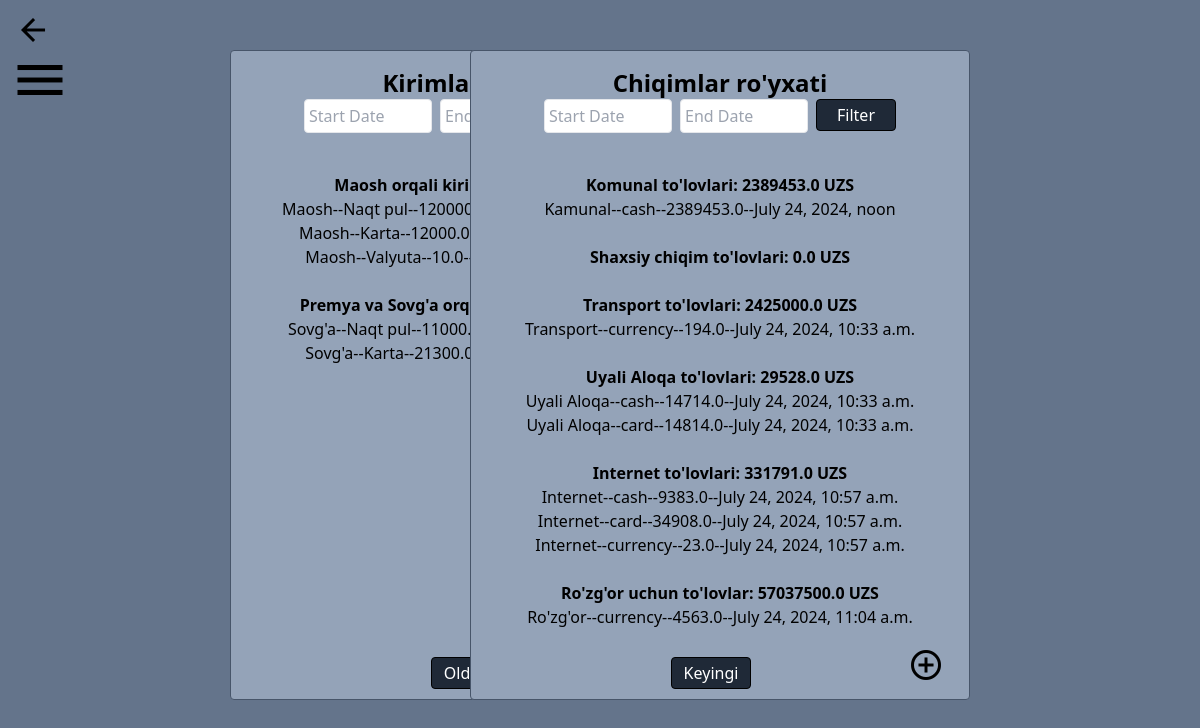
Screenshot of /income-outcome/?income_page=2 (signed in) with the database file from the repository.
### main/models.py (models this page shows, shortened)
class Income(models.Model):
    INCOME_TYPE = (
        ('salary', 'MAOSH'),
        ('gift', "SOVG'A"),
    )
    PAYMENT_TYPE = (
        ('cash', 'CASH'),
        ('card', 'CARD'),
        ('currency', 'CURRENCY')
    )
    income_type = models.CharField(choices=INCOME_TYPE, max_length=10)
    payment_type = models.CharField(choices=PAYMENT_TYPE, max_length=10)
    receiver_id = models.ForeignKey(User, on_delete=models.CASCADE)
    amount = models.FloatField()
    created_at = models.DateTimeField()
    comment = models.TextField(blank=True, null=True)
    class Meta:
        db_table = 'incomes'

class Outcome(models.Model):
    OUTCOME_TYPE = (
        ('komunal', 'KOMUNAL'),
        ('shaxsiy', 'SHAXSIY'),
        ('transport', 'TRANSPORT'),
        ('uyali aloqa', 'UYALI ALOQA'),
        ('internet', 'INTERNET'),
        ("ro'zg'or", "RO'ZG'OR")
    )
    PAYMENT_TYPE = (
       ('cash', 'CASH'),
       ('card', 'CARD'),
       ('currency', 'CURRENCY')
    )
    outcome_type = models.CharField(choices=OUTCOME_TYPE, max_length=15)
    payment_type = models.CharField(choices=PAYMENT_TYPE, max_length=10)
    sender_id = models.ForeignKey(User, on_delete=models.CASCADE)
    amount = models.FloatField()
    created_at = models.DateTimeField()
    comment = models.TextField(blank=True, null=True)
    class Meta:
        db_table = 'outcomes'

### main/views.py (the view, shortened to what this page needs)
# urls.py: path('income-outcome/', views.get_income_outcome_list, name='income-outcome'),
def get_income_outcome_list(request):
    context = {
        'all_salary': 0.0,
        'salary_cash': [],
        'salary_card': [],
        'salary_currency': [],
        'all_gift': 0.0,
        'gift_cash': [],
        'gift_card': [],
        'gift_currency': [],
        'all_kamunal': 0.0,
        'kamunal_cash': [],
        'kamunal_card': [],
        'kamunal_currency': [],
        'all_shaxsiy': 0.0,
        'shaxsiy_cash': [],
        'shaxsiy_card': [],
        'shaxsiy_currency': [],
        'all_transport': 0.0,
        'transport_cash': [],
        'transport_card': [],
        'transport_currency': [],
        'all_uyali_aloqa': 0.0,
        'uyali_aloqa_cash': [],
        'uyali_aloqa_card': [],
        'uyali_aloqa_currency': [],
        'all_internet': 0.0,
        'internet_cash': [],
        'internet_card': [],
        'internet_currency': [],
        'all_ruzgor': 0.0,
        "ruzgor_cash": [],
        "ruzgor_card": [],
        "ruzgor_currency": [],
    }
    try:
        incomes = Income.objects.filter(receiver_id=request.user.pk).order_by('-created_at')
    except Income.DoesNotExist:
        incomes = None
    try:
        outcomes = Outcome.objects.filter(sender_id=request.user.pk).order_by('-created_at')
    except Outcome.DoesNotExist:
        outcomes = None
    start_date_income = request.GET.get('start_date_income')
    end_date_income = request.GET.get('end_date_income')
    start_date_outcome = request.GET.get('start_date_outcome')
    end_date_outcome = request.GET.get('end_date_outcome')
    income_page = request.GET.get('income_page', 1)
    income_paginator = Paginator(incomes, 15)
    try:
        incomes = income_paginator.page(income_page)
    except PageNotAnInteger:
        incomes = income_paginator.page(1)
    except EmptyPage:
        incomes = income_paginator.page(income_paginator.num_pages)
    outcome_page = request.GET.get('outcome_page', 1)
    outcome_paginator = Paginator(outcomes, 8)
    try:
        outcomes = outcome_paginator.page(outcome_page)
    except PageNotAnInteger:
        outcomes = outcome_paginator.page(1)
    except EmptyPage:
        outcomes = outcome_paginator.page(outcome_paginator.num_pages)
    if incomes is not None:
        for income in incomes:
            if income.income_type == 'salary':
                context['all_salary'] += income.amount * (12.5 * 1000) if income.payment_type == 'currency' else income.amount
                income.income_type = 'Maosh'
                if income.payment_type == 'cash':
                    income.payment_type = 'Naqt pul'
                    context['salary_cash'].append(income)
                elif income.payment_type == 'card':
                    income.payment_type = 'Karta'
                    context['salary_card'].append(income)
                elif income.payment_type == 'currency':
                    income.payment_type = 'Valyuta'
                    context['salary_currency'].append(income)
            if income.income_type == 'gift':    # Sovg'a
                context['all_gift'] += income.amount * (12.5 * 1000) if income.payment_type == 'currency' else income.amount
                income.income_type = "Sovg'a"
                if income.payment_type == 'cash':
                    income.payment_type = 'Naqt pul'
                    context['gift_cash'].append(income)
                elif income.payment_type == 'card':
                    income.payment_type = 'Karta'
                    context['gift_card'].append(income)
                elif income.payment_type == 'currency':
                    income.payment_type = 'Valyuta'
                    context['gift_currency'].append(income)
    if outcomes is not None:
        for outcome in outcomes:
            if outcome.outcome_type == 'komunal':   # Kamunal
                context['all_kamunal'] += outcome.amount * (12.5 * 1000) if outcome.payment_type == 'currency' else outcome.amount
                outcome.outcome_type = 'Kamunal'
                if outcome.payment_type == 'cash':
                    context['kamunal_cash'].append(outcome)
                elif outcome.payment_type == 'card':
                    context['kamunal_card'].append(outcome)
                elif outcome.payment_type == 'currency':
                    context['kamunal_currency'].append(outcome)
            if outcome.outcome_type == 'transport':   # Transport
                context['all_transport'] += outcome.amount * (12.5 * 1000) if outcome.payment_type == 'currency' else outcome.amount
                outcome.outcome_type = 'Transport'
                if outcome.payment_type == 'cash':
                    context['transport_cash'].append(outcome)
                elif outcome.payment_type == 'card':
                    context['transport_card'].append(outcome)
                elif outcome.payment_type == 'currency':
                    context['transport_currency'].append(outcome)
            if outcome.outcome_type == 'uyali aloqa':   # Uyali Aloqa
                context['all_uyali_aloqa'] += outcome.amount * (12.5 * 1000) if outcome.payment_type == 'currency' else outcome.amount
                outcome.outcome_type = 'Uyali Aloqa'
                if outcome.payment_type == 'cash':
                    context['uyali_aloqa_cash'].append(outcome)
                elif outcome.payment_type == 'card':
                    context['uyali_aloqa_card'].append(outcome)
                elif outcome.payment_type == 'currency':
                    context['uyali_aloqa_currency'].append(outcome)
            if outcome.outcome_type == 'internet':   # Internet
                context['all_internet'] += outcome.amount * (12.5 * 1000) if outcome.payment_type == 'currency' else outcome.amount
                outcome.outcome_type = 'Internet'
                if outcome.payment_type == 'cash':
                    context['internet_cash'].append(outcome)
                elif outcome.payment_type == 'card':
                    context['internet_card'].append(outcome)
                elif outcome.payment_type == 'currency':
                    context['internet_currency'].append(outcome)
            if outcome.outcome_type == "ro'zg'or":   # Ro'zg'or
                context['all_ruzgor'] += outcome.amount * (12.5 * 1000) if outcome.payment_type == 'currency' else outcome.amount
                outcome.outcome_type = "Ro'zg'or"
                if outcome.payment_type == 'cash':
                    context['ruzgor_cash'].append(outcome)
                elif outcome.payment_type == 'card':
                    context['ruzgor_card'].append(outcome)
                elif outcome.payment_type == 'currency':
                    context['ruzgor_currency'].append(outcome)
    context['incomes'] = incomes
    context['outcomes'] = outcomes
    return render(request, 'main/income_outcome.html', context=context)

### main/templates/main/income_outcome.html (shortened to what this page needs)
<!DOCTYPE html>
<html lang="en">
<head>
    <script src="https://cdn.tailwindcss.com"></script>
    <link rel="stylesheet" href="https://cdn.jsdelivr.net/npm/flatpickr/dist/flatpickr.min.css">
</head>
<body class="bg-slate-500">
    <header>
        <div>
            <a href="{% url 'get-home' %}" class="absolute top-[10px] left-[15px]">
                <span class="material-icons text-4xl">arrow_back</span>
            </a>
            <a href="{% url 'get-settings' %}" class="absolute top-[50px] left-[10px] p-0">
                <span class="material-icons text-6xl">menu</span>
            </a>
        </div>
    </header>
    <div class="absolute rounded border border-slate-600 top-[50px] left-[230px] w-[500px] h-[650px] bg-slate-400 p-4">
        <h1 class="font-bold text-2xl text-center">Kirimlar ro'yxati</h1>
        <form method="get" class="text-center mb-4 flex justify-center space-x-2">
            <input type="text" id="start_date_income" name="start_date_income" class="rounded border p-1 w-32" placeholder="Start Date">
            <button type="submit" class="rounded border w-20 h-8 border-black text-white bg-gray-800 hover:text-black hover:bg-white transition">Filter</button>
        </form><br>
        <h1 class="text-center font-bold">Maosh orqali kirirmlar: {{ all_salary }} UZS</h1>
        {% for cash in salary_cash %}
            <a href="{% url 'income-detail' cash.pk %}" class="block hover:text-white transition">
                <h1 class="text-s text-center">{{ cash.income_type }}--{{ cash.payment_type }}--{{ cash.amount }}--{{ cash.created_at }}</h1>
            </a>
        {% endfor %}
        {% for card in salary_card %}
            <a href="{% url 'income-detail' card.pk %}" class="block hover:text-white transition">
                <h1 class="text-s text-center">{{ card.income_type }}--{{ card.payment_type }}--{{ card.amount }}--{{ card.created_at }}</h1>
            </a>
        {% endfor %}
        {% for currency in salary_currency %}
            <a href="{% url 'income-detail' currency.pk %}" class="block hover:text-white transition">
                <h1 class="text-s text-center">{{ currency.income_type }}--{{ currency.payment_type }}--{{ currency.amount }}--{{ currency.created_at }}</h1>
            </a>
        {% endfor %}<br>
        <h1 class="text-center font-bold">Premya va Sovg'a orqali kirimlar: {{ all_gift }} UZS</h1>
        {% for cash in gift_cash %}
            <a href="{% url 'income-detail' cash.pk %}" class="block hover:text-white transition">
                <h1 class="text-s text-center">{{ cash.income_type }}--{{ cash.payment_type }}--{{ cash.amount }}--{{ cash.created_at }}</h1>
            </a>
        {% endfor %}
        {% for card in gift_card %}
            <a href="{% url 'income-detail' card.pk %}" class="block hover:text-white transition">
                <h1 class="text-s text-center">{{ card.income_type }}--{{ card.payment_type }}--{{ card.amount }}--{{ card.created_at }}</h1>
            </a>
        {% endfor %}
        <div class="absolute bottom-[10px] left-[200px]">
            {% if incomes.has_previous %}
                <a href="?income_page={{ incomes.previous_page_number }}">
                    <button class="rounded border w-20 h-8 border-black text-white bg-gray-800 hover:text-black hover:bg-white transition">
                        Oldingi
                    </button>
                </a>
            {% endif %}
        </div>
        <a href="{% url 'create-income' %}" class="absolute bottom-[10px] right-[25px]">
        </a>
    </div>
    <div class="absolute rounded border border-slate-600 top-[50px] right-[230px] w-[500px] h-[650px] bg-slate-400 p-4">
        <h1 class="font-bold text-2xl text-center">Chiqimlar ro'yxati</h1>
        <form method="get" class="text-center mb-4 flex justify-center space-x-2">
            <input type="text" id="start_date_outcome" name="start_date_outcome" class="rounded border p-1 w-32" placeholder="Start Date">
            <input type="text" id="end_date_outcome" name="end_date_outcome" class="rounded border p-1 w-32" placeholder="End Date">
            <button type="submit" class="rounded border w-20 h-8 border-black text-white bg-gray-800 hover:text-black hover:bg-white transition">Filter</button>
        </form><br>
        <h1 class="text-center font-bold">Komunal to'lovlari: {{ all_kamunal }} UZS</h1>
        {% for cash in kamunal_cash %}
            <a href="" class="block hover:text-white transition">
                <h1 class="text-s text-center">{{ cash.outcome_type }}--{{ cash.payment_type }}--{{ cash.amount }}--{{ cash.created_at }}</h1>
            </a>
        {% endfor %}
        <br>
        <h1 class="text-center font-bold">Shaxsiy chiqim to'lovlari: {{ all_shaxsiy }} UZS</h1>
        <br>
        <h1 class="text-center font-bold">Transport to'lovlari: {{ all_transport }} UZS</h1>
        {% for currency in transport_currency %}
            <a href="" class="block hover:text-white transition">
                <h1 class="text-s text-center">{{ currency.outcome_type }}--{{ currency.payment_type }}--{{ currency.amount }}--{{ currency.created_at }}</h1>
            </a>
        {% endfor %}<br>
        <h1 class="text-center font-bold">Uyali Aloqa to'lovlari: {{ all_uyali_aloqa }} UZS</h1>
        {% for cash in uyali_aloqa_cash %}
            <a href="" class="block hover:text-white transition">
                <h1 class="text-s text-center">{{ cash.outcome_type }}--{{ cash.payment_type }}--{{ cash.amount }}--{{ cash.created_at }}</h1>
            </a>
        {% endfor %}
        {% for card in uyali_aloqa_card %}
            <a href="" class="block hover:text-white transition">
                <h1 class="text-s text-center">{{ card.outcome_type }}--{{ card.payment_type }}--{{ card.amount }}--{{ card.created_at }}</h1>
            </a>
        {% endfor %}
        <br>
        <h1 class="text-center font-bold">Internet to'lovlari: {{ all_internet }} UZS</h1>
        {% for cash in internet_cash %}
            <a href="" class="block hover:text-white transition">
                <h1 class="text-s text-center">{{ cash.outcome_type }}--{{ cash.payment_type }}--{{ cash.amount }}--{{ cash.created_at }}</h1>
            </a>
        {% endfor %}
        {% for card in internet_card %}
            <a href="" class="block hover:text-white transition">
                <h1 class="text-s text-center">{{ card.outcome_type }}--{{ card.payment_type }}--{{ card.amount }}--{{ card.created_at }}</h1>
            </a>
        {% endfor %}
        {% for currency in internet_currency %}
            <a href="" class="block hover:text-white transition">
                <h1 class="text-s text-center">{{ currency.outcome_type }}--{{ currency.payment_type }}--{{ currency.amount }}--{{ currency.created_at }}</h1>
            </a>
        {% endfor %}<br>
        <h1 class="text-center font-bold">Ro'zg'or uchun to'lovlar: {{ all_ruzgor }} UZS</h1>
        {% for currency in ruzgor_currency %}
            <a href="" class="block hover:text-white transition">
                <h1 class="text-s text-center">{{ currency.outcome_type }}--{{ currency.payment_type }}--{{ currency.amount }}--{{ currency.created_at }}</h1>
            </a>
        {% endfor %}<br>
        <div class="absolute bottom-[10px] left-[200px]">
            {% if outcomes.has_next %}
                <a href="?outcome_page={{ outcomes.next_page_number }}">
                    <button class="rounded border w-20 h-8 border-black text-white bg-gray-800 hover:text-black hover:bg-white transition">
                        Keyingi
                    </button>
                </a>
            {% endif %}
        </div>
        <a href="{% url 'create-outcome' %}" class="absolute bottom-[10px] right-[25px]">
            <span class="material-icons text-4xl">add_circle_outline</span>
        </a>
    </div>
</body>
</html>

### rows the page displays
Income: income_type "Maosh", payment_type "Naqt pul", amount "120000.0"
Income: income_type "Maosh", payment_type "Karta", amount "12000.0"
Income: income_type "Maosh", payment_type "Valyuta", amount "10.0"
Income: income_type "Sovg'a", payment_type "Naqt pul", amount "11000.0"
Income: income_type "Sovg'a", payment_type "Karta", amount "21300.0"
Outcome: outcome_type "Kamunal", payment_type "cash", amount "2389453.0", created_at "July 24, 2024, noon"
Outcome: outcome_type "Transport", payment_type "currency", amount "194.0", created_at "July 24, 2024, 10:33 a.m."
Outcome: outcome_type "Uyali Aloqa", payment_type "cash", amount "14714.0", created_at "July 24, 2024, 10:33 a.m."
Outcome: outcome_type "Uyali Aloqa", payment_type "card", amount "14814.0", created_at "July 24, 2024, 10:33 a.m."
Outcome: outcome_type "Internet", payment_type "cash", amount "9383.0", created_at "July 24, 2024, 10:57 a.m."
Outcome: outcome_type "Internet", payment_type "card", amount "34908.0", created_at "July 24, 2024, 10:57 a.m."
Outcome: outcome_type "Internet", payment_type "currency", amount "23.0", created_at "July 24, 2024, 10:57 a.m."
Outcome: outcome_type "Ro'zg'or", payment_type "currency", amount "4563.0", created_at "July 24, 2024, 11:04 a.m."

### other values shown
{{ all_kamunal }} "2389453.0"
{{ all_shaxsiy }} "0.0"
{{ all_transport }} "2425000.0"
{{ all_uyali_aloqa }} "29528.0"
{{ all_internet }} "331791.0"
{{ all_ruzgor }} "57037500.0"
